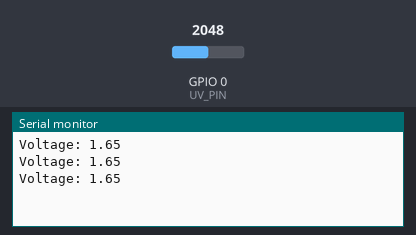
The sketch below on a simulated ESP32-C3. On the bench: the last lines printed to the serial monitor. The test bench sets the inputs (shaded band); at power-on: GPIO 0 (UV_PIN) = 2048.

Above: at 1.3 s.
1.4 s: GPIO 0 (UV_PIN) set to 2866
At 1.9 s:
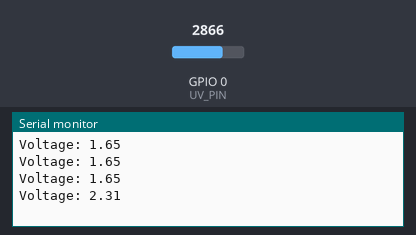
2.9 s: GPIO 0 (UV_PIN) set to 3603
At 3.4 s:
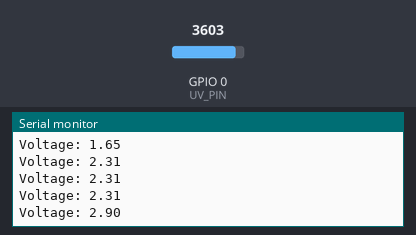
Timing chart, 0 to 5.9 s (numbered marks = the images above; inputs shaded):
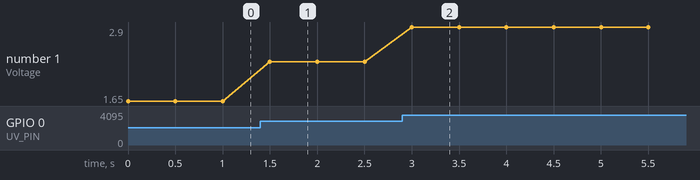

Measured:
- after the input at 1.4 s, the serial monitor: prints a new line after 0.10 s (image 1)
- after the input at 2.9 s, the serial monitor: prints a new line after 0.10 s (image 2)
- plotted number 1: 1.65 → 2.31 after the input at 1.4 s, 2.31 → 2.9 after the input at 2.9 s

The sketch:

uv_voltage_conversion_test.ino
```cpp
/**
 * @file uv_voltage_conversion_test.ino
 * @brief UV Voltage Conversion Test for ESP32-C3 SuperMini
 *
 * This Arduino sketch reads analog values from a UV sensor connected to pin 0 (UV_PIN) on an ESP32-C3 SuperMini board.
 * It converts the raw ADC reading to voltage using a reference of 3.3V and a 12-bit ADC resolution (4095 max value).
 * The calculated voltage is printed to the serial monitor every 500ms.
 *
 * Hardware Configuration:
 * - Board: ESP32-C3 SuperMini
 * - ADC Attenuation: 11dB (set for 0-3.3V input range)
 * - UV Sensor: Connected to GPIO 0 (analog input)
 * - Serial Baud Rate: 115200
 *
 * @author @jpg.py
 * @date 2026-27-04
 */
#include <Arduino.h>

#define UV_PIN 0

void setup() {
  Serial.begin(115200);
  analogSetAttenuation(ADC_11db);
}

void loop() {
  int raw = analogRead(UV_PIN);
  float voltage = raw * (3.3 / 4095.0);

  Serial.print("Voltage: ");
  Serial.println(voltage);

  delay(500);
}
```
